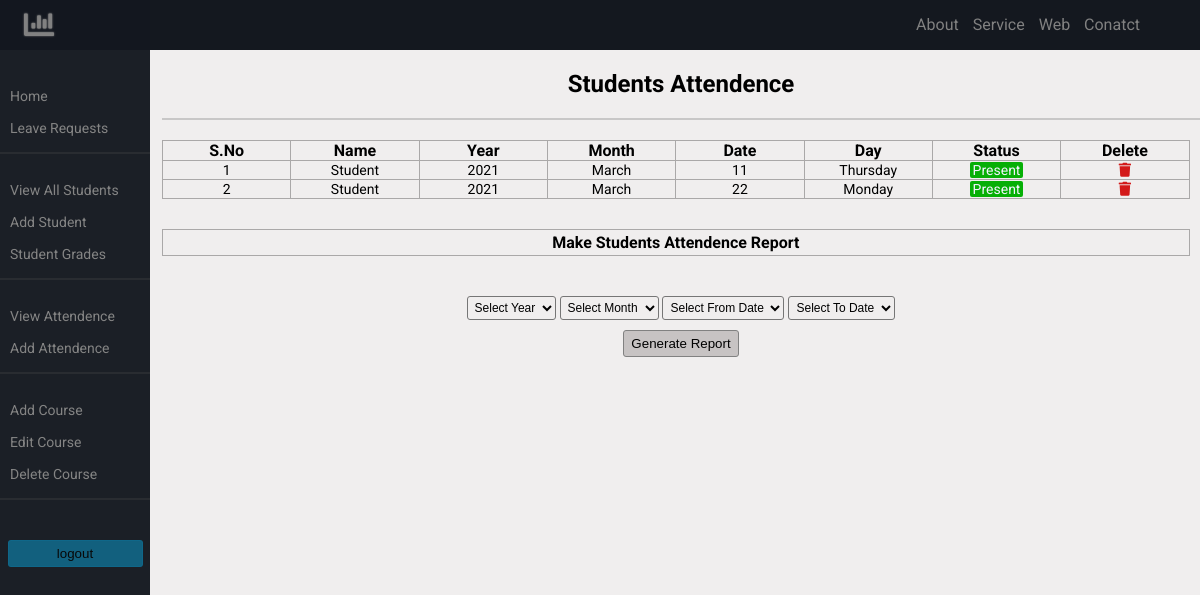
Page /admin/attendence.php (signed in) on the committed database.
### tables this page shows
CREATE TABLE `attendence` (
  `id` int(11) NOT NULL,
  `user_id` int(11) NOT NULL,
  `year` int(11) NOT NULL,
  `month` varchar(100) NOT NULL,
  `date` int(11) NOT NULL,
  `day` varchar(20) NOT NULL,
  `attendence_status` varchar(50) NOT NULL,
  `username` varchar(200) NOT NULL,
  `rollNo` int(11) NOT NULL
);

CREATE TABLE `users` (
  `user_id` int(11) NOT NULL,
  `username` varchar(100) NOT NULL,
  `rollNo` int(3) NOT NULL,
  `address` varchar(200) NOT NULL,
  `user_email` varchar(200) NOT NULL,
  `user_password` varchar(200) NOT NULL,
  `user_role` varchar(20) NOT NULL,
  `user_image` varchar(200) NOT NULL DEFAULT 'student.png'
);

### admin/includes/view_stud_attend.php (the view, shortened to what this page needs)
<section class="stud-data">
  <h1 class="stud-title">Students Attendence</h1>
  <hr class="side-line">
  <table class="data-table">
    <thead>
      <th>S.No</th>
      <th>Name</th>
      <th>Year</th>
      <th>Month</th>
      <th>Date</th>
      <th>Day</th>
      <th>Status</th>
      <th>Delete</th>
    </thead>
    <tbody>
      <?php
      global $connection;
      $i = 0;
      $query = "SELECT users.user_id, users.username, attendence.year, attendence.month, attendence.date, attendence.day, attendence.attendence_status FROM users INNER JOIN attendence ON users.user_id=attendence.user_id";
      $result = mysqli_query($connection, $query);
      while ($row = mysqli_fetch_assoc($result)) :
        $id = $row['user_id'];
        $username = $row['username'];
        $year = $row['year'];
        $month = $row['month'];
        $date = $row['date'];
        $day = $row['day'];
        $attendence = $row['attendence_status'];
        $i++;
      ?>
        <tr>
          <td><?php echo $i; ?></td>
          <td><?php echo $username; ?></td>
          <td><?php echo $year; ?></td>
          <td><?php echo $month; ?></td>
          <td><?php echo $date; ?></td>
          <td><?php echo $day; ?></td>
          <td><span class="<?php echo $attendence == 'A' ? 'absent' : 'present'; ?>"><?php echo $attendence == 'A' ? 'Absent' : 'Present'; ?></span></td>
          <td>
            <a href="attendence.php?source=delete_attend&id=<?php echo $id; ?>&year=<?php echo $year; ?>&month=<?php echo $month; ?>&date=<?php echo $date; ?>" class="delete-icon"><i class="fas fa-trash" onclick="javascript: return confirm('Are you sure?')"></i></a>
          </td>
        </tr>
      <?php endwhile; ?>
    </tbody>
  </table>
  <table class="data-table" style="margin-top: 30px;">
    <tr>
      <th colspan="2" style="padding: 3px;">Make Students Attendence Report</th>
    </tr>
  </table>
  <form action="attendencereport.php" method="POST">
    <div class="from-div">
      <select name="fromYear">
        <option value="" selected>Select Year</option>
      </select>
      <select name="fromMonth">
        <option value="" selected>Select Month</option>
      </select>
      <select name="fromDate">
        <option value="" selected>Select From Date</option>
      </select>
      <select name="toDate">
        <option value="" selected>Select To Date</option>
      </select>
    </div>
    <div class="to-div">
      <input type="submit" name="submit" value="Generate Report" id="" class="report-btn">
    </div>
  </form>
</section>

### admin/includes/admin_header.php (shortened to what this page needs)
<!DOCTYPE html>
<html lang="en">
<head>
  <link rel="stylesheet" href="css/style.css?v=<?php echo time(); ?>">
  <link rel="stylesheet" href="https://pro.fontawesome.com/releases/v5.10.0/css/all.css" />
</head>
<body>

### admin/includes/admin_nav.php (shortened to what this page needs)
<a href="#" title="logo">
  <i class="fas fa-chart-bar logo"></i>
</a>
<nav class="fixed-nav-bar">
  <div class="top-links">
    <a href="#">About</a>
    <a href="#">Service</a>
    <a href="#">Web</a>
    <a href="#">Conatct</a>
  </div>
  <div class="sidenav" id="sidenav">
    <a href="index.php">Home</a>
    <a href="leaves.php?source=view">Leave Requests</a>
    <hr class="side-line">
    <a href="students.php?source=view">View All Students</a>
    <a href="students.php?source=add">Add Student</a>
    <a href="students.php?source=grades">Student Grades</a>
    <hr class="side-line">
    <a href="attendence.php?source=view">View Attendence</a>
    <a href="attendence.php?source=add">Add Attendence</a>
    <hr class="side-line">
    <a href="#">Add Course</a>
    <a href="#">Edit Course</a>
    <a href="#">Delete Course</a>
    <hr class="side-line">
    <form action="../logout.php" method="POST">
      <input type="submit" name="logout" class="logout-btn" value="logout">
    </form>
  </div>
</nav>

### admin/attendence.php (shortened to what this page needs)
<?php include "includes/admin_header.php" ?>
<?php include "includes/admin_nav.php"; ?>
<?php
if (isset($_GET['source'])) {
  $source = $_GET['source'];
} else {
  $source = '';
}
switch ($source) {
  default:
    include "includes/view_stud_attend.php";
}
?>
<?php include "includes/admin_footer.php" ?>

### admin/includes/admin_footer.php (shortened to what this page needs)
</body>
</html>

### admin/css/style.css (style rules this page uses)
body { background-color: rgb(240, 238, 238); font-family: 'Roboto', sans-serif; margin: 0; }
.sidenav { height: 100%; width: 0px; position: fixed; z-index: 1; top: 0; left: 0; background-color: rgb(20, 24, 31); overflow-x: hidden; padding-top: 60px; transition: 0.5s; opacity: 0.97; }
.sidenav a { padding: 8px 8px 8px 10px; text-decoration: none; font-size: 14px; color: #818181; display: block; transition: 0.3s; }
.fixed-nav-bar { top: 0; left: 0; z-index: 9999; width: 100%; height: 50px; background-color: rgb(20, 24, 31); overflow: hidden; }
.top-links { display: none; }
.logo { position: absolute; padding-top: 10px; color: #818181; left: 50%; transform: translate(-50%, 0%); transition: left .5s, color .3s; font-size: 30px; text-shadow: 0px 0px 2px; }
.side-line { border: 1px solid rgba(79,79,79, 0.25); margin-bottom: 20px; }
.stud-data { padding-left: 1%; }
.stud-title { text-align: center; }
.data-table { width: 99%; table-layout: fixed; border-radius: 2px; margin-top: 20px; }
th { padding: 10px; padding-top: 0px; padding-bottom: 0px; }
th,td { word-break: break-word; min-width: 50px; }
td { font-size: 14px; text-align: center; }
.data-table, th, tr, td { border: 1px solid #aaa8a8; border-collapse: collapse; }
.delete-icon,.edit-icon,.report-icon { text-decoration: none; transition: transform .3s, text-shadow .3s; font-size: 14px; }
.delete-icon { color: rgb(211, 25, 25); }
.absent,.present, .grade-color { color: rgb(243, 243, 253); border-radius: 2px; padding-left: 3px; padding-right: 3px; }
.present { background-color: rgb(6, 175, 6); }
.from-div,.to-div { padding-top: 10px; text-align: center; }
.from-div select, .to-div select { background-color: rgb(240,238,238); cursor: pointer; padding-left: 6px; padding-right: 6px; padding: 3px; border-radius: 3px; outline: none; font-size: 12px; }
.from-div select option, .to-div select option { border-radius: 3px !important; cursor: pointer; }
.report-btn { border: 1px solid rgb(129, 129, 129); background-color: #c7c3c3; padding: 5px; cursor: pointer; padding-left: 7px; padding-right: 7px; border-radius: 3px; transition: all .3s; outline: none; }
form { margin-top: 30px; text-align: center !important; margin-left: auto; margin-right: auto; }
.logout-btn { display: block; cursor: pointer; margin-top: 40px; width: 90%; margin-left: auto; margin-right: auto; padding-top: 5px; padding-bottom: 5px; border: 1px solid rgba(3, 134, 182, 0.2); background-color: rgba(3, 158, 214, 0.5); border-radius: 3px; outline: none; transition: all .3s; }
@media only screen and (min-width: 1100px) { .sidenav { width: 150px !important; padding-top: 80px; } }
@media only screen and (min-width: 1100px) { .top-links { display: inline; float: right; padding-top: 15px; padding-right: 50px; } }
@media only screen and (min-width: 1100px) { .top-links a { text-decoration: none; margin-right: 10px; color: #818181; transition: 0.3s; display: inline-block; } }
@media only screen and (min-width: 1100px) { .logo { z-index: 100; left: 2%; transform: translate(0%, 0%); } }
@media only screen and (min-width: 1100px) { .stud-data { padding-left: 13.5%; } }

### rows in the picture
attendence: user.username "Student", year "2021", month "March", date "11", day "Thursday", attendence_status "Present"
attendence: user.username "Student", year "2021", month "March", date "22", day "Monday", attendence_status "Present"
